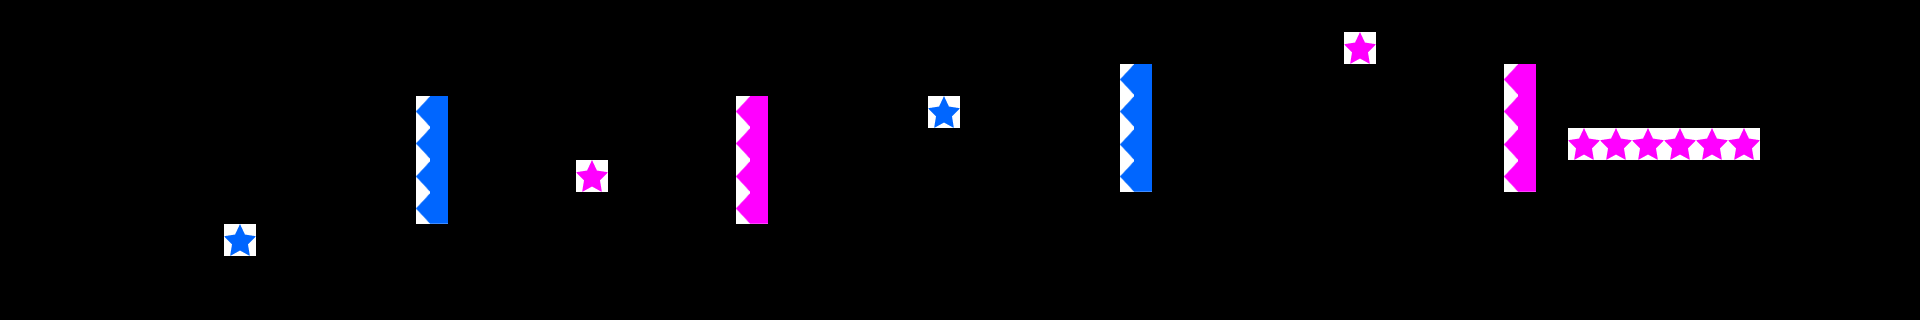

Rendered tile map (Tiled .tmx) drawn with the repository's tilesets; below, a short description and the map source with its tile grids summarised:
An orthogonal 60x10 tile map with 32x32 px tiles, 2 tile layers (FloorLayer, ThingLayer).

<map version="1.0" orientation="orthogonal" width="60" height="10" tilewidth="32" tileheight="32">
 <tileset firstgid="1" name="bg_tmx" tilewidth="32" tileheight="32">
  <image source="bg_tmx.png" width="320" height="320" />
  <tile id="0">
   <properties>
    <property name="isFloor" value="1" />
   </properties>
  </tile>
  <tile id="3">
   <properties>
    <property name="colorType" value="red" />
    <property name="objType" value="life" />
   </properties>
  </tile>
  <tile id="4">
   <properties>
    <property name="colorType" value="blue" />
    <property name="objType" value="star" />
   </properties>
  </tile>
  <tile id="5">
   <properties>
    <property name="colorType" value="pink" />
    <property name="objType" value="star" />
   </properties>
  </tile>
  <tile id="10">
   <properties>
    <property name="isFloor" value="1" />
   </properties>
  </tile>
  <tile id="11">
   <properties>
    <property name="colorType" value="pink" />
    <property name="objType" value="line" />
   </properties>
  </tile>
  <tile id="12">
   <properties>
    <property name="colorType" value="blue" />
    <property name="objType" value="line" />
   </properties>
  </tile>
  <tile id="14">
   <properties>
    <property name="colorType" value="blue" />
    <property name="objType" value="line" />
   </properties>
  </tile>
  <tile id="15">
   <properties>
    <property name="colorType" value="pink" />
    <property name="objType" value="line" />
   </properties>
  </tile>
  <tile id="30">
   <properties>
    <property name="isFloor" value="1" />
   </properties>
  </tile>
  <tile id="31">
   <properties>
    <property name="isFloor" value="1" />
   </properties>
  </tile>
  <tile id="32">
   <properties>
    <property name="isFloor" value="1" />
   </properties>
  </tile>
  <tile id="64">
   <properties>
    <property name="isBaffle" value="1" />
   </properties>
  </tile>
  <tile id="81">
   <properties>
    <property name="ObjTypeId" value="2" />
   </properties>
  </tile>
 </tileset>
 <layer name="FloorLayer" width="60" height="10">
  <data>[600 cells, 43 non-empty, 1 distinct tile ids]</data>
 </layer>
 <layer name="ThingLayer" width="60" height="10">
  <data>[600 cells, 26 non-empty, 10 distinct tile ids]</data>
 </layer>
</map>
